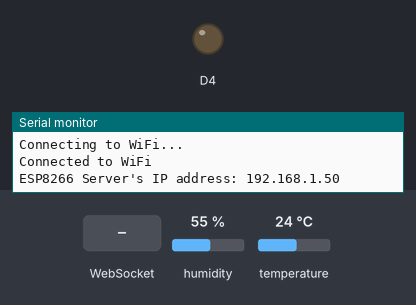
Recording of a sketch running on a simulated ESP8266 (NodeMCU). Shown: output pins drawn as LEDs (lit = HIGH), the last lines printed to the serial monitor. The test bench sets the inputs (shaded band); at power-on: humidity 55 %, temperature 24 °C. WiFi joins after 1.5 s; servers stay silent unless stated.

Above: at 3.7 s.
3.8 s: WebSocket text "90" received
At 5.8 s:
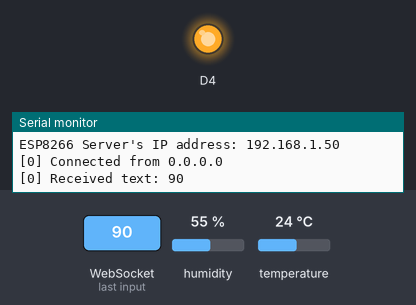
7.0 s: WebSocket text "5" received
At 9.0 s:
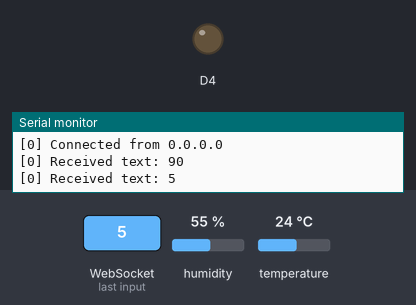
10.0 s: WebSocket text "200" received
At 12.1 s:
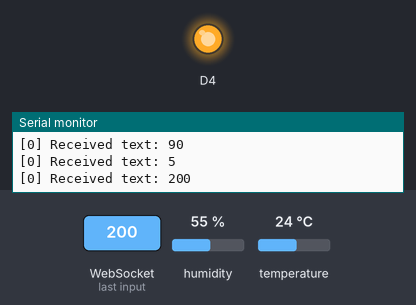
Timing chart, 0 to 13.6 s (numbered marks = the images above; inputs shaded):
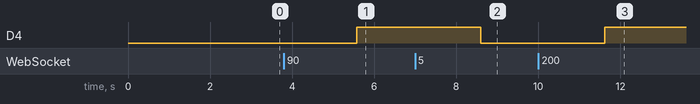

The sketch:

wss_iot.ino
```cpp
#include <ESP8266WiFi.h>
#include <WebSocketsServer.h>
#include <DHT.h>

#define DHT_PIN D3
#define DHT_TYPE DHT11

DHT dht_sensor(DHT_PIN, DHT_TYPE);

bool LEDstatus = LOW;

const char* ssid = "Your ssid";    //
const char* password = "Your password";  //

struct Settings {
  char mode;
  int target_temp;
  int delta;
};

Settings systemSettings;

WebSocketsServer webSocket = WebSocketsServer(81);

void webSocketEvent(uint8_t num, WStype_t type, uint8_t* payload, size_t length) {
  switch (type) {
    case WStype_DISCONNECTED:
      Serial.printf("[%u] Disconnected!\n", num);
      break;
    case WStype_CONNECTED:
      {
        IPAddress ip = webSocket.remoteIP(num);
        Serial.printf("[%u] Connected from %d.%d.%d.%d\n", num, ip[0], ip[1], ip[2], ip[3]);
      }
      break;
    case WStype_TEXT:
      Serial.printf("[%u] Received text: %s\n", num, payload);
      if(payload[0] == 'a'){
        systemSettings.mode = 'a';
      }
      else if(payload[0] == 'm'){
        systemSettings.mode = 'm';
      }
      else if (isdigit(payload[0]) != 0){
        int temp = atoi((char*)payload);
        systemSettings.target_temp = temp;
      }
      else if (payload[0] == 'n' && systemSettings.mode == 'm'){
        LEDstatus = LOW;
      }
      else if (payload[0] == 'f' && systemSettings.mode == 'm'){
        LEDstatus = HIGH;
      }
      break;
  }
}

void auto_mode(float temperature){
  if(systemSettings.mode != 'a'){return;}
  if(LEDstatus == HIGH && temperature >= systemSettings.target_temp+systemSettings.delta){LEDstatus = LOW;}
  else if(LEDstatus == LOW && temperature < systemSettings.target_temp-systemSettings.delta){LEDstatus = HIGH;}
}

float get_temp(){
  float temperature_C = dht_sensor.readTemperature();
  if ( isnan(temperature_C)) {
    Serial.println("Failed to read from DHT sensor!");}
  return temperature_C;
}

void send_temperature(float temperature){
  String msg = String((float)temperature);
  webSocket.broadcastTXT(msg);
}

void setup() {
  Serial.begin(9600);
  pinMode(D4, OUTPUT);
  dht_sensor.begin();
  systemSettings = {'a', 28, 5};
  delay(500);

  WiFi.begin(ssid, password);
  while (WiFi.status() != WL_CONNECTED) {
    delay(1000);
    Serial.println("Connecting to WiFi...");
  }
  Serial.println("Connected to WiFi");

  webSocket.begin();
  webSocket.onEvent(webSocketEvent);

  Serial.print("ESP8266 Server's IP address: ");
  Serial.println(WiFi.localIP());
}

void loop() {

  webSocket.loop();
  float temperature_C = get_temp();
  auto_mode(temperature_C);
  digitalWrite(D4, LEDstatus);
  send_temperature(temperature_C);

  delay(3000);
}
```

Measured:
- after the input at 3.8 s, D4: LOW → HIGH after 1.8 s
- after the input at 7.0 s, D4: HIGH → LOW after 1.6 s
- after the input at 10.0 s, D4: LOW → HIGH after 1.6 s
